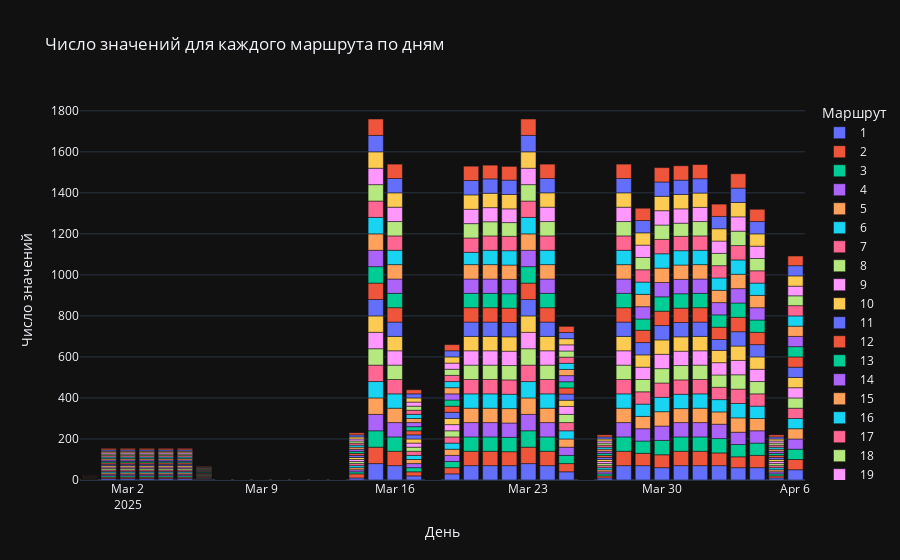

Notebook source saved alongside this figure:
### Code cell
make_monitoring_plot("data/cars/мониторинг сити.csv")
